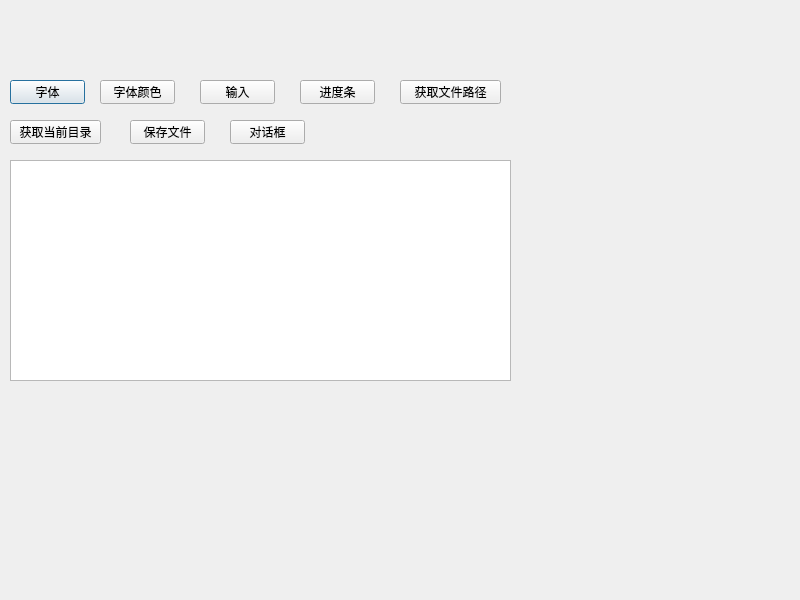
<?xml version="1.0" encoding="UTF-8"?>
<ui version="4.0">
 <class>Dialog</class>
 <widget class="QDialog" name="Dialog">
  <property name="geometry">
   <rect>
    <x>0</x>
    <y>0</y>
    <width>800</width>
    <height>600</height>
   </rect>
  </property>
  <property name="windowTitle">
   <string>Dialog</string>
  </property>
  <widget class="QPushButton" name="pushButton">
   <property name="geometry">
    <rect>
     <x>10</x>
     <y>80</y>
     <width>75</width>
     <height>24</height>
    </rect>
   </property>
   <property name="text">
    <string>字体</string>
   </property>
  </widget>
  <widget class="QPlainTextEdit" name="QPT_edit">
   <property name="geometry">
    <rect>
     <x>10</x>
     <y>160</y>
     <width>501</width>
     <height>221</height>
    </rect>
   </property>
  </widget>
  <widget class="QPushButton" name="Btn_color">
   <property name="geometry">
    <rect>
     <x>100</x>
     <y>80</y>
     <width>75</width>
     <height>24</height>
    </rect>
   </property>
   <property name="text">
    <string>字体颜色</string>
   </property>
  </widget>
  <widget class="QPushButton" name="Btn_input">
   <property name="geometry">
    <rect>
     <x>200</x>
     <y>80</y>
     <width>75</width>
     <height>24</height>
    </rect>
   </property>
   <property name="text">
    <string>输入</string>
   </property>
  </widget>
  <widget class="QPushButton" name="Btn_progress">
   <property name="geometry">
    <rect>
     <x>300</x>
     <y>80</y>
     <width>75</width>
     <height>24</height>
    </rect>
   </property>
   <property name="text">
    <string>进度条</string>
   </property>
  </widget>
  <widget class="QPushButton" name="Btn_file">
   <property name="geometry">
    <rect>
     <x>400</x>
     <y>80</y>
     <width>101</width>
     <height>24</height>
    </rect>
   </property>
   <property name="text">
    <string>获取文件路径</string>
   </property>
  </widget>
  <widget class="QPushButton" name="Btn_existing">
   <property name="geometry">
    <rect>
     <x>10</x>
     <y>120</y>
     <width>91</width>
     <height>24</height>
    </rect>
   </property>
   <property name="text">
    <string>获取当前目录</string>
   </property>
  </widget>
  <widget class="QPushButton" name="Btn_save">
   <property name="geometry">
    <rect>
     <x>130</x>
     <y>120</y>
     <width>75</width>
     <height>24</height>
    </rect>
   </property>
   <property name="text">
    <string>保存文件</string>
   </property>
  </widget>
  <widget class="QPushButton" name="Btn_massage">
   <property name="geometry">
    <rect>
     <x>230</x>
     <y>120</y>
     <width>75</width>
     <height>24</height>
    </rect>
   </property>
   <property name="text">
    <string>对话框</string>
   </property>
  </widget>
 </widget>
 <resources/>
 <connections/>
</ui>
